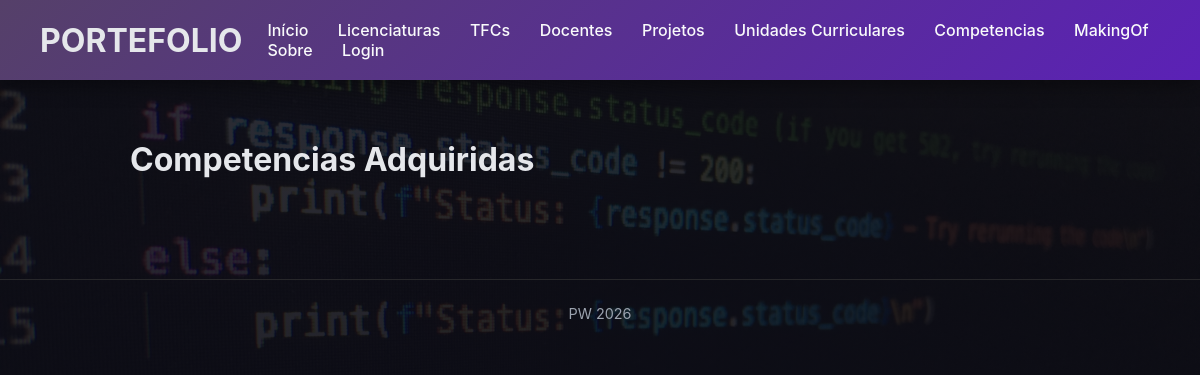
Before: /competencias/ with the older database file.
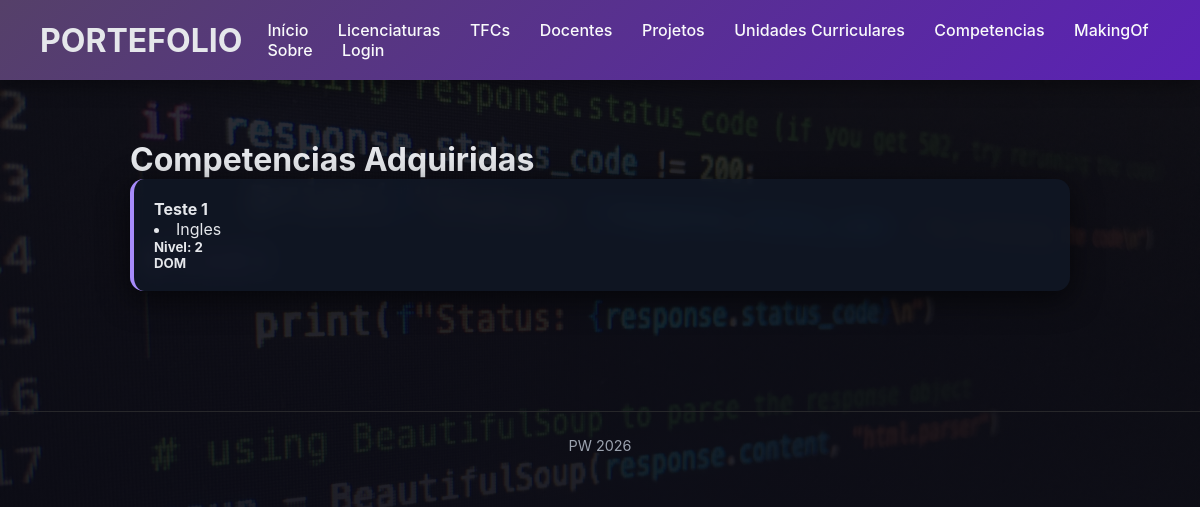
After: the same page with the newer database file.
### app/models.py (models this page shows, shortened)
class Competencia(models.Model):
    nome = models.CharField(max_length=200)
    nivel = models.IntegerField(choices=COMP_NIVEL_CHOICES)
    formacao = models.ForeignKey(Formacao, on_delete=models.CASCADE, related_name='competencias')
    tecnologia = models.ForeignKey(Tecnologia, on_delete=models.CASCADE, related_name='competencias')

class Formacao(models.Model):
    nome = models.CharField(max_length=200)
    data = models.DateField()
    descricao = models.TextField()

class Tecnologia(models.Model):
    nome = models.CharField(max_length=100)
    logo = models.ImageField(upload_to='app/tecnologias/', blank=True, null=True)
    link = models.URLField(blank=True)
    nivel_interesse = models.IntegerField(choices=NIVEL_CHOICES, null=True)

### app/views.py (the view)
# urls.py: path('competencias/', views.competencias_view, name='competencias'),
def competencias_view(request):
    competencias = Competencia.objects.all()
    return render(request, 'app/competencias.html', {'competencias': competencias})

### app/templates/app/competencias.html
{% extends 'app/layout.html' %}
{% block content %}
<h1>Competencias Adquiridas</h1>
{% for competencia in competencias %}
        <div class="card">
            <h4>{{ competencia.nome }}</h4>
                <li>{{ competencia.formacao.nome }} </li>
                <h5>Nivel: {{ competencia.nivel }}</h5>
                <h5>{{ competencia.tecnologia.nome }}</h5>
        </div>
{% endfor %}
{% endblock %}

Changed rows visible on the page:
added Competencia: nome "Teste 1", formacao.nome "Ingles", nivel "2", tecnologia.nome "DOM"
